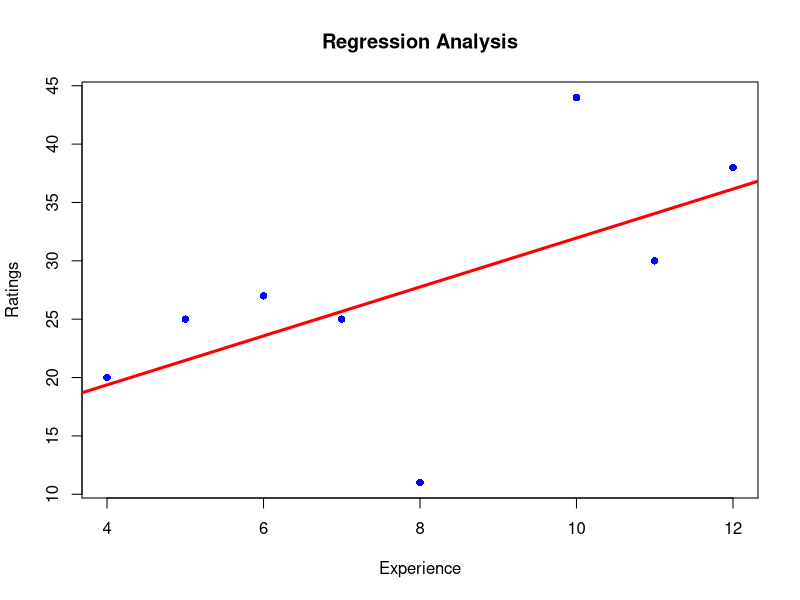

Reproduce this figure in R.
# correlation & linear regression
# library(corrplot)

# correlation matrix
# corrplot::corrplot(
#    mtcars
# )

x <- c(8,11,7,10,12,5,4,6)
y <- c(11,30,25,44,38,25,20,27)

lr_model <-lm(
    formula = y~x
)
lr_model
plot(
    y~x,
    xlab = "Experience",
    ylab = "Ratings",
    main = "Regression Analysis",
    col = "blue",
    pch = 16,
)

abline(lr_model, lwd=3,lty=1,col="red")

predict(lr_model, data.frame(x=15))

summary(lr_model)
